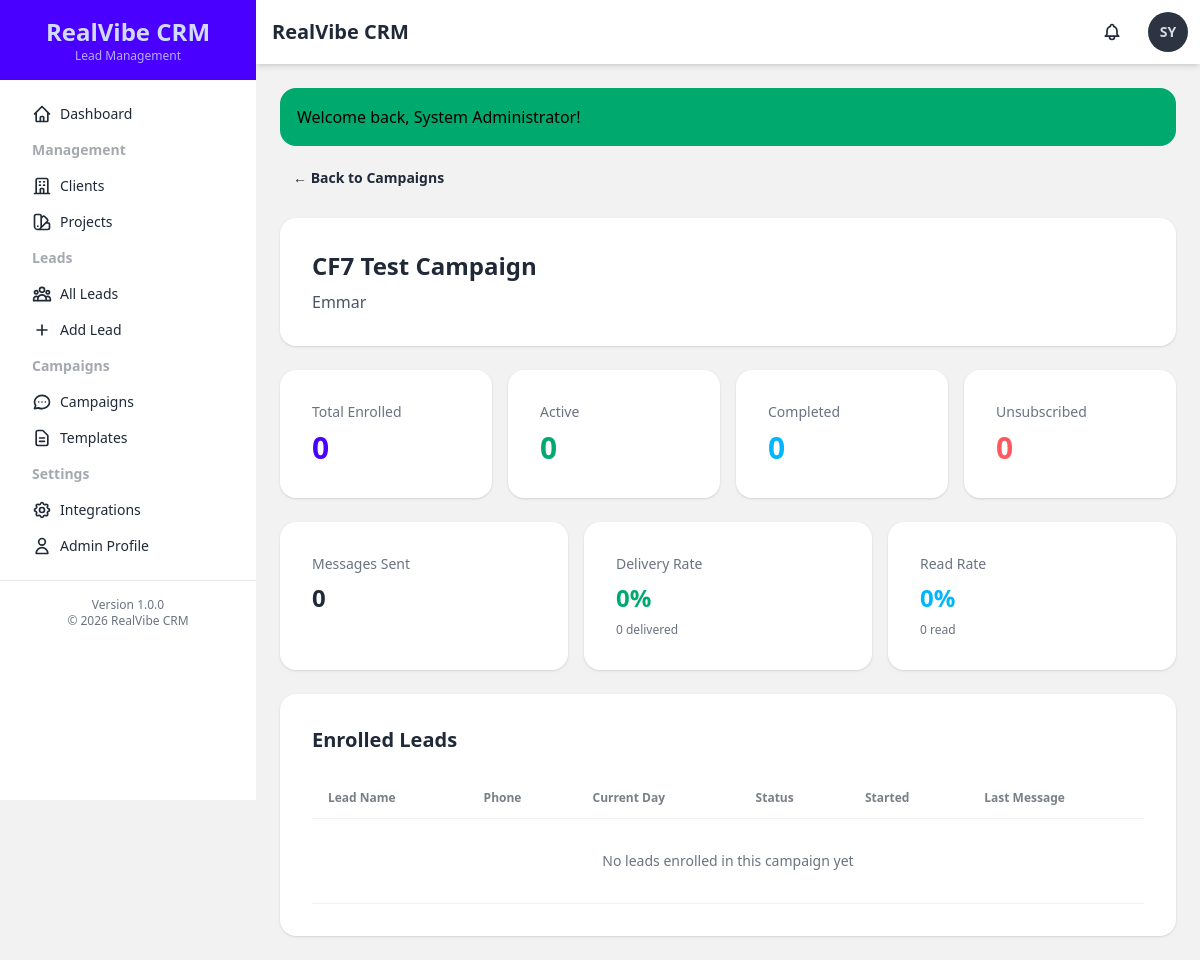
/campaigns/analytics?id=1 (signed in), run on the app's committed database.
### tables this page shows
CREATE TABLE `users` (
  `id` int(11) NOT NULL AUTO_INCREMENT,
  `username` varchar(50) NOT NULL,
  `email` varchar(100) NOT NULL,
  `password` varchar(255) NOT NULL,
  `full_name` varchar(100) NOT NULL,
  `role` enum('admin','manager','agent') NOT NULL DEFAULT 'agent',
  `is_active` tinyint(1) NOT NULL DEFAULT 1,
  `created_at` timestamp NOT NULL DEFAULT current_timestamp(),
  `updated_at` timestamp NOT NULL DEFAULT current_timestamp() ON UPDATE current_timestamp(),
  PRIMARY KEY (`id`),
  UNIQUE KEY `username` (`username`),
  UNIQUE KEY `email` (`email`),
  KEY `idx_role` (`role`),
  KEY `idx_is_active` (`is_active`)
);

CREATE TABLE `campaigns` (
  `id` int(11) NOT NULL AUTO_INCREMENT,
  `project_id` int(11) NOT NULL,
  `campaign_name` varchar(150) NOT NULL,
  `description` text DEFAULT NULL,
  `duration_days` int(11) NOT NULL DEFAULT 5,
  `is_active` tinyint(1) NOT NULL DEFAULT 0,
  `auto_enroll` tinyint(1) NOT NULL DEFAULT 0,
  `created_by` int(11) NOT NULL,
  `created_at` timestamp NOT NULL DEFAULT current_timestamp(),
  `updated_at` timestamp NOT NULL DEFAULT current_timestamp() ON UPDATE current_timestamp(),
  PRIMARY KEY (`id`),
  KEY `idx_project_id` (`project_id`),
  KEY `idx_is_active` (`is_active`),
  KEY `idx_created_by` (`created_by`),
  CONSTRAINT `fk_campaigns_created_by` FOREIGN KEY (`created_by`) REFERENCES `users` (`id`),
  CONSTRAINT `fk_campaigns_project_id` FOREIGN KEY (`project_id`) REFERENCES `projects` (`id`) ON DELETE CASCADE
);

CREATE TABLE `projects` (
  `id` int(11) NOT NULL AUTO_INCREMENT,
  `client_id` int(11) NOT NULL,
  `project_name` varchar(150) NOT NULL,
  `project_type` varchar(50) DEFAULT NULL,
  `location` varchar(200) DEFAULT NULL,
  `description` text DEFAULT NULL,
  `welcome_message` text DEFAULT NULL,
  `whatsapp_provider` varchar(50) DEFAULT 'default' COMMENT 'WhatsApp provider: default, aisensy, whatsapp_api, twilio',
  `aisensy_campaign_name` varchar(100) DEFAULT NULL COMMENT 'AiSensy campaign name (required when provider is aisensy)',
  `price_range` varchar(100) DEFAULT NULL,
  `brochure_url` varchar(255) DEFAULT NULL,
  `is_active` tinyint(1) NOT NULL DEFAULT 1,
  `created_at` timestamp NOT NULL DEFAULT current_timestamp(),
  `updated_at` timestamp NOT NULL DEFAULT current_timestamp() ON UPDATE current_timestamp(),
  PRIMARY KEY (`id`),
  KEY `idx_client_id` (`client_id`),
  KEY `idx_is_active` (`is_active`),
  CONSTRAINT `fk_projects_client_id` FOREIGN KEY (`client_id`) REFERENCES `clients` (`id`) ON DELETE CASCADE
);

### controllers/CampaignController.php (called while the page is built, shortened)
<?php
require_once __DIR__ . '/../models/Campaign.php';
class CampaignController {
    private $campaignModel;
    private $leadCampaignModel;
    public function __construct() {
        $this->campaignModel = new Campaign();
        $this->leadCampaignModel = new LeadCampaign();
    }
    public function analytics() {
        $id = $_GET['id'] ?? null;
        $campaign = $this->campaignModel->getById($id);
        $analytics = $this->campaignModel->getAnalytics($id);
        $enrollments = $this->leadCampaignModel->getByCampaign($id);
        include BASE_PATH . 'views/campaigns/analytics.php';
    }
}

### includes/helpers.php (called while the page is built, shortened)
<?php
function asset($path) {
    return BASE_URL . '/assets/' . ltrim($path, '/');
}
function url($path = '') {
    return BASE_URL . '/' . ltrim($path, '/');
}
function e($string) {
    return htmlspecialchars($string ?? '', ENT_QUOTES, 'UTF-8');
}

### includes/functions.php (called while the page is built, shortened)
<?php
function getCurrentUser() {
    $db = getDatabaseConnection();
    $stmt = $db->prepare("SELECT id, username, email, full_name, role FROM users WHERE id = ? AND is_active = 1");
    $stmt->execute([$_SESSION['user_id']]);
    return $stmt->fetch();
}
function getFlashMessage() {
    if (isset($_SESSION['flash_message'])) {
        $flash = $_SESSION['flash_message'];
        return $flash;
    }
    return null;
}

### config/database.php (called while the page is built, shortened)
<?php
class Database {
    private static $instance = null;
    private $connection;
    private function isProduction() {
        return false;
    }
    private function getCredentials() {
        if ($this->isProduction()) {
            return [
                'host' => 'localhost',
                'dbname' => 'u650869678_crm',
                'username' => 'u650869678_crm',
                'password' => 'Amul@123#',
                'charset' => 'utf8mb4'
            ];
        } else {
            return [
                'host' => 'localhost',
                'dbname' => 'realvibe',
                'username' => 'root',
                'password' => '',
                'charset' => 'utf8mb4'
            ];
        }
    }
    private function __construct() {
        $creds = $this->getCredentials();
        $dsn = "mysql:host={$creds['host']};dbname={$creds['dbname']};charset={$creds['charset']}";
        $options = [
            PDO::ATTR_ERRMODE            => PDO::ERRMODE_EXCEPTION,
            PDO::ATTR_DEFAULT_FETCH_MODE => PDO::FETCH_ASSOC,
            PDO::ATTR_EMULATE_PREPARES   => false,
            PDO::MYSQL_ATTR_INIT_COMMAND => "SET NAMES {$creds['charset']}"
        ];
        try {
            $this->connection = new PDO($dsn, $creds['username'], $creds['password'], $options);
        } catch (PDOException $e) {
            error_log("Database Connection Error: " . $e->getMessage());
            die("Database connection failed. Please check your configuration.");
        }
    }
    public static function getInstance() {
        if (self::$instance === null) {
            self::$instance = new self();
        }
        return self::$instance;
    }
    public function getConnection() {
        return $this->connection;
    }
}
function getDatabaseConnection() {
    return Database::getInstance()->getConnection();
}

### models/Campaign.php (called while the page is built, shortened)
<?php
class Campaign {
    private $db;
    public function __construct() {
        $this->db = getDatabaseConnection();
    }
    public function getById($id) {
        $stmt = $this->db->prepare("
            SELECT c.*, p.project_name, cl.name as client_name, u.full_name as created_by_name
            FROM campaigns c
            LEFT JOIN projects p ON c.project_id = p.id
            LEFT JOIN clients cl ON p.client_id = cl.id
            LEFT JOIN users u ON c.created_by = u.id
            WHERE c.id = ?
        ");
        $stmt->execute([$id]);
        return $stmt->fetch();
    }
    public function getAnalytics($id) {
        $stmt = $this->db->prepare("
            SELECT COUNT(*) as total_enrolled FROM lead_campaigns WHERE campaign_id = ?
        ");
        $stmt->execute([$id]);
        $totalEnrolled = $stmt->fetch()['total_enrolled'];
        $stmt = $this->db->prepare("
            SELECT COUNT(*) as active FROM lead_campaigns WHERE campaign_id = ? AND status = 'active'
        ");
        $stmt->execute([$id]);
        $active = $stmt->fetch()['active'];
        $stmt = $this->db->prepare("
            SELECT COUNT(*) as completed FROM lead_campaigns WHERE campaign_id = ? AND status = 'completed'
        ");
        $stmt->execute([$id]);
        $completed = $stmt->fetch()['completed'];
        $stmt = $this->db->prepare("
            SELECT COUNT(*) as unsubscribed FROM lead_campaigns WHERE campaign_id = ? AND status = 'unsubscribed'
        ");
        $stmt->execute([$id]);
        $unsubscribed = $stmt->fetch()['unsubscribed'];
        $stmt = $this->db->prepare("
            SELECT COUNT(*) as messages_sent FROM whatsapp_messages WHERE campaign_id = ?
        ");
        $stmt->execute([$id]);
        $messagesSent = $stmt->fetch()['messages_sent'];
        $stmt = $this->db->prepare("
            SELECT COUNT(*) as messages_delivered FROM whatsapp_messages
            WHERE campaign_id = ? AND status IN ('delivered', 'read')
        ");
        $stmt->execute([$id]);
        $messagesDelivered = $stmt->fetch()['messages_delivered'];
        $stmt = $this->db->prepare("
            SELECT COUNT(*) as messages_read FROM whatsapp_messages WHERE campaign_id = ? AND status = 'read'
        ");
        $stmt->execute([$id]);
        $messagesRead = $stmt->fetch()['messages_read'];
        return [
            'total_enrolled' => $totalEnrolled,
            'active' => $active,
            'completed' => $completed,
            'unsubscribed' => $unsubscribed,
            'messages_sent' => $messagesSent,
            'messages_delivered' => $messagesDelivered,
            'messages_read' => $messagesRead,
            'delivery_rate' => $messagesSent > 0 ? round(($messagesDelivered / $messagesSent) * 100, 2) : 0,
            'read_rate' => $messagesSent > 0 ? round(($messagesRead / $messagesSent) * 100, 2) : 0,
            'unsubscribe_rate' => $totalEnrolled > 0 ? round(($unsubscribed / $totalEnrolled) * 100, 2) : 0
        ];
    }
}

### views/campaigns/analytics.php (the view, shortened to what this page needs)
<?php
include BASE_PATH . 'views/layouts/header.php';
?>
<div class="mb-6">
    <a href="<?= url('campaigns') ?>" class="btn btn-ghost btn-sm">← Back to Campaigns</a>
</div>
<div class="card bg-base-100 shadow mb-6">
    <div class="card-body">
        <h2 class="card-title text-2xl"><?= e($campaign['campaign_name']) ?></h2>
        <p class="text-gray-600"><?= e($campaign['project_name']) ?></p>
    </div>
</div>
<div class="grid grid-cols-1 md:grid-cols-2 lg:grid-cols-4 gap-4 mb-6">
    <div class="card bg-base-100 shadow">
        <div class="card-body">
            <h3 class="text-sm text-gray-500">Total Enrolled</h3>
            <p class="text-3xl font-bold text-primary"><?= $analytics['total_enrolled'] ?></p>
        </div>
    </div>
    <div class="card bg-base-100 shadow">
        <div class="card-body">
            <h3 class="text-sm text-gray-500">Active</h3>
            <p class="text-3xl font-bold text-success"><?= $analytics['active'] ?></p>
        </div>
    </div>
    <div class="card bg-base-100 shadow">
        <div class="card-body">
            <h3 class="text-sm text-gray-500">Completed</h3>
            <p class="text-3xl font-bold text-info"><?= $analytics['completed'] ?></p>
        </div>
    </div>
    <div class="card bg-base-100 shadow">
        <div class="card-body">
            <h3 class="text-sm text-gray-500">Unsubscribed</h3>
            <p class="text-3xl font-bold text-error"><?= $analytics['unsubscribed'] ?></p>
        </div>
    </div>
</div>
<div class="grid grid-cols-1 md:grid-cols-3 gap-4 mb-6">
    <div class="card bg-base-100 shadow">
        <div class="card-body">
            <h3 class="text-sm text-gray-500">Messages Sent</h3>
            <p class="text-2xl font-bold"><?= $analytics['messages_sent'] ?></p>
        </div>
    </div>
    <div class="card bg-base-100 shadow">
        <div class="card-body">
            <h3 class="text-sm text-gray-500">Delivery Rate</h3>
            <p class="text-2xl font-bold text-success"><?= $analytics['delivery_rate'] ?>%</p>
            <p class="text-xs text-gray-500"><?= $analytics['messages_delivered'] ?> delivered</p>
        </div>
    </div>
    <div class="card bg-base-100 shadow">
        <div class="card-body">
            <h3 class="text-sm text-gray-500">Read Rate</h3>
            <p class="text-2xl font-bold text-info"><?= $analytics['read_rate'] ?>%</p>
            <p class="text-xs text-gray-500"><?= $analytics['messages_read'] ?> read</p>
        </div>
    </div>
</div>
<div class="card bg-base-100 shadow">
    <div class="card-body">
        <h3 class="card-title mb-4">Enrolled Leads</h3>
        <div class="overflow-x-auto">
            <table class="table table-zebra w-full">
                <thead>
                    <tr>
                        <th>Lead Name</th>
                        <th>Phone</th>
                        <th>Current Day</th>
                        <th>Status</th>
                        <th>Started</th>
                        <th>Last Message</th>
                    </tr>
                </thead>
                <tbody>
                    <?php if (empty($enrollments)): ?>
                        <tr>
                            <td colspan="6" class="text-center py-8 text-gray-500">
                                No leads enrolled in this campaign yet
                            </td>
                        </tr>
                    <?php endif; ?>
                </tbody>
            </table>
        </div>
    </div>
</div>
<?php include BASE_PATH . 'views/layouts/footer.php'; ?>

### views/layouts/header.php (shortened to what this page needs)
<?php requireLogin(); $user = getCurrentUser(); ?>
<!DOCTYPE html>
<html lang="en" data-theme="light">
<head>
    <link href="https://cdn.jsdelivr.net/npm/daisyui@latest/dist/full.css" rel="stylesheet" type="text/css" />
    <script src="https://cdn.tailwindcss.com"></script>
    <link rel="stylesheet" href="<?= asset('css/custom.css') ?>">
</head>
<body class="bg-base-200">
    <div class="drawer lg:drawer-open">
        <div class="drawer-content flex flex-col">
            <div class="navbar bg-base-100 shadow-md">
                <div class="flex-1">
                    <h1 class="text-xl font-bold ml-2"><?= APP_NAME ?></h1>
                </div>
                <div class="flex-none gap-2">
                    <div class="dropdown dropdown-end">
                        <label tabindex="0" id="notificationBell" class="btn btn-ghost btn-circle">
                            <div class="indicator">
                            </div>
                        </label>
                    </div>
                    <div class="dropdown dropdown-end">
                        <label tabindex="0" class="btn btn-ghost btn-circle avatar placeholder">
                            <div class="bg-neutral text-neutral-content rounded-full w-10">
                                <span><?= strtoupper(substr($user['full_name'], 0, 2)) ?></span>
                            </div>
                        </label>
                    </div>
                </div>
            </div>
            <div class="p-4 lg:p-6">
                <?php $flash = getFlashMessage(); if ($flash): ?>
                    <div class="alert alert-<?= $flash['type'] === 'error' ? 'error' : $flash['type'] ?> mb-4 flash-message">
                        <span><?= e($flash['message']) ?></span>
                    </div>
                <?php endif; ?>

### data on the page
users: full_name "SY"
campaigns: campaign_name "CF7 Test Campaign", project.project_name "Emmar"

### other printed values
APP_NAME "RealVibe CRM"
$flash['message'] "Welcome back, System Administrator!"
$analytics['total_enrolled'] "0"
$analytics['active'] "0"
$analytics['completed'] "0"
$analytics['unsubscribed'] "0"
$analytics['messages_sent'] "0"
$analytics['delivery_rate'] "0"
$analytics['messages_delivered'] "0"
$analytics['read_rate'] "0"
$analytics['messages_read'] "0"
APP_VERSION "1.0.0"
